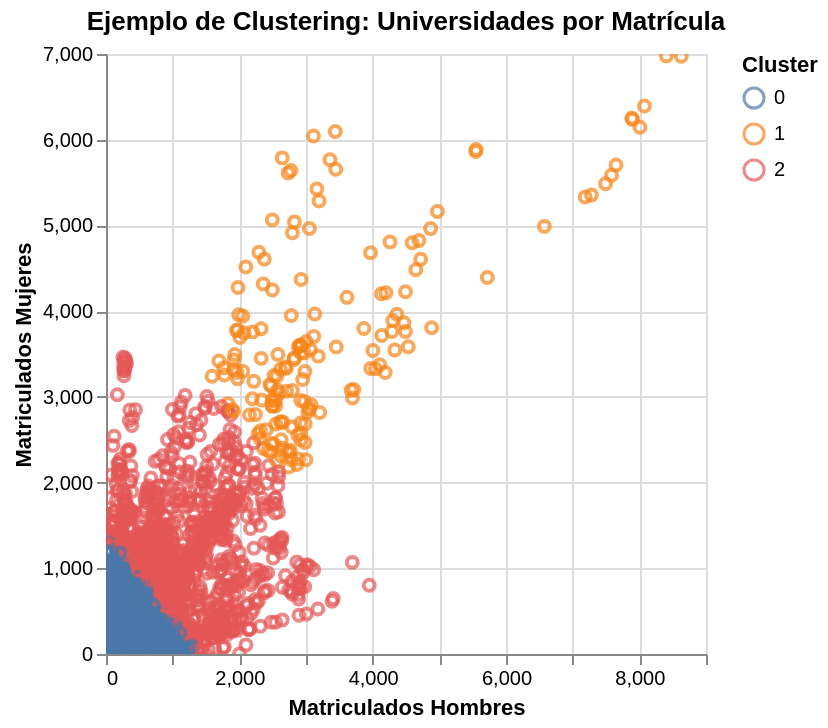

Notebook cell for this chart:
### Markdown cell above
#### 3. Clustering

El clustering es una técnica de aprendizaje no supervisado para agrupar puntos de datos similares. Aquí, visualizaremos tres clusters distintos.

### Code cell
import altair as alt
import pandas as pd
from sklearn.cluster import KMeans
from sklearn.preprocessing import StandardScaler

# Usar el DataFrame 'df' existente para el ejemplo de clustering
# Seleccionamos las características numéricas para el clustering
features_for_clustering = ['matriculados_hombres', 'matriculados_mujeres']

# Crear un subconjunto del DataFrame y eliminar filas con valores nulos
data_clustering_raw = df[features_for_clustering].dropna().copy()

# Asegurarse de que los datos sean numéricos y positivos para evitar problemas con la escala
data_clustering_raw['matriculados_hombres'] = pd.to_numeric(data_clustering_raw['matriculados_hombres'])
data_clustering_raw['matriculados_mujeres'] = pd.to_numeric(data_clustering_raw['matriculados_mujeres'])

# Filtrar filas donde ambas columnas son cero, ya que no aportan a la diferenciación de clusters
data_clustering_raw = data_clustering_raw[(data_clustering_raw['matriculados_hombres'] > 0) | (data_clustering_raw['matriculados_mujeres'] > 0)]

if not data_clustering_raw.empty:
    # Escalar los datos para que el algoritmo de clustering funcione mejor
    scaler = StandardScaler()
    scaled_features = scaler.fit_transform(data_clustering_raw[features_for_clustering])

    # Aplicar K-Means (elegir un número de clusters, por ejemplo, 3)
    kmeans = KMeans(n_clusters=3, random_state=42, n_init=10) # n_init para evitar warnings
    data_clustering_raw['cluster'] = kmeans.fit_predict(scaled_features)

    # Convertir la columna de cluster a string para Altair
    data_clustering_raw['cluster_label'] = data_clustering_raw['cluster'].astype(str)

    # Visualización de los clusters
    chart_clustering = alt.Chart(data_clustering_raw).mark_point(opacity=0.7).encode(
        x=alt.X('matriculados_hombres', title='Matriculados Hombres'),
        y=alt.Y('matriculados_mujeres', title='Matriculados Mujeres'),
        color=alt.Color('cluster_label', title='Cluster'),
        tooltip=[
            alt.Tooltip('matriculados_hombres', title='Hombres'),
            alt.Tooltip('matriculados_mujeres', title='Mujeres'),
            alt.Tooltip('cluster_label', title='Cluster')
        ]
    ).properties(
        title='Ejemplo de Clustering: Universidades por Matrícula'
    ).interactive()

    display(chart_clustering)
else:
    print("No hay datos suficientes para el clustering después de la limpieza.")

### Figure 1 — Vega specification as saved in the notebook (floating-point values rounded to 4 significant figures; data arrays with more than 128 entries replaced by an {"elided": "..."} marker saying what was removed)
{"$schema": "https://vega.github.io/schema/vega/v5.json", "data": [{"name": "param_101_store"}, {"name": "source_0", "values": {"elided": "7760 records"}}, {"name": "source_0_x_domain_matriculados_hombres", "values": [{"min": 0, "max": 8628}]}, {"name": "source_0_y_domain_matriculados_mujeres", "values": [{"min": 0, "max": 6978}]}, {"name": "source_0_color_domain_cluster_label", "values": [{"cluster_label": "0"}, {"cluster_label": "2"}, {"cluster_label": "1"}]}], "signals": [{"name": "unit", "value": {}, "on": [{"events": "pointermove", "update": "isTuple(group()) ? group() : unit"}]}, {"name": "param_101", "update": "vlSelectionResolve(\"param_101_store\", \"union\")"}, {"name": "param_101_matriculados_hombres", "on": [{"events": [{"source": "view", "type": "dblclick"}], "update": "null"}, {"events": {"signal": "param_101_translate_delta"}, "update": "panLinear(param_101_translate_anchor.extent_x, -param_101_translate_delta.x / width)"}, {"events": {"signal": "param_101_zoom_delta"}, "update": "zoomLinear(domain(\"x\"), param_101_zoom_anchor.x, param_101_zoom_delta)"}]}, {"name": "param_101_matriculados_mujeres", "on": [{"events": [{"source": "view", "type": "dblclick"}], "update": "null"}, {"events": {"signal": "param_101_translate_delta"}, "update": "panLinear(param_101_translate_anchor.extent_y, param_101_translate_delta.y / height)"}, {"events": {"signal": "param_101_zoom_delta"}, "update": "zoomLinear(domain(\"y\"), param_101_zoom_anchor.y, param_101_zoom_delta)"}]}, {"name": "param_101_tuple", "on": [{"events": [{"signal": "param_101_matriculados_hombres || param_101_matriculados_mujeres"}], "update": "param_101_matriculados_hombres && param_101_matriculados_mujeres ? {unit: \"\", fields: param_101_tuple_fields, values: [param_101_matriculados_hombres,param_101_matriculados_mujeres]} : null"}]}, {"name": "param_101_tuple_fields", "value": [{"field": "matriculados_hombres", "channel": "x", "type": "R"}, {"field": "matriculados_mujeres", "channel": "y", "type": "R"}]}, {"name": "param_101_translate_anchor", "value": {}, "on": [{"events": [{"source": "scope", "type": "pointerdown"}], "update": "{x: x(unit), y: y(unit), extent_x: domain(\"x\"), extent_y: domain(\"y\")}"}]}, {"name": "param_101_translate_delta", "value": {}, "on": [{"events": [{"source": "window", "between": [{"source": "scope", "type": "pointerdown"}, {"source": "window", "type": "pointerup"}], "type": "pointermove", "consume": true}], "update": "{x: param_101_translate_anchor.x - x(unit), y: param_101_translate_anchor.y - y(unit)}"}]}, {"name": "param_101_zoom_anchor", "on": [{"events": [{"source": "scope", "type": "wheel", "consume": true}], "update": "{x: invert(\"x\", x(unit)), y: invert(\"y\", y(unit))}"}]}, {"name": "param_101_zoom_delta", "on": [{"events": [{"source": "scope", "type": "wheel", "consume": true}], "update": "pow(1.001, event.deltaY * pow(16, event.deltaMode))", "force": true}]}, {"name": "param_101_modify", "on": [{"events": {"signal": "param_101_tuple"}, "update": "modify(\"param_101_store\", param_101_tuple, true)"}]}], "marks": [{"type": "symbol", "name": "marks", "from": {"data": "source_0"}, "encode": {"update": {"fill": {"value": "transparent"}, "tooltip": {"signal": "{\"Hombres\": format(datum[\"matriculados_hombres\"], \"\"), \"Mujeres\": format(datum[\"matriculados_mujeres\"], \"\"), \"Cluster\": isValid(datum[\"cluster_label\"]) ? datum[\"cluster_label\"] : \"\"+datum[\"cluster_label\"]}"}, "x": {"field": "matriculados_hombres", "scale": "x"}, "stroke": {"field": "cluster_label", "scale": "color"}, "opacity": {"value": 0.7}, "y": {"field": "matriculados_mujeres", "scale": "y"}}}, "interactive": true, "clip": true, "style": ["point"]}], "scales": [{"name": "x", "type": "linear", "domain": [{"signal": "(data(\"source_0_x_domain_matriculados_hombres\")[0] || {}).min"}, {"signal": "(data(\"source_0_x_domain_matriculados_hombres\")[0] || {}).max"}], "range": [0, {"signal": "width"}], "domainRaw": {"signal": "param_101[\"matriculados_hombres\"]"}, "nice": true, "zero": true}, {"name": "y", "type": "linear", "domain": [{"signal": "(data(\"source_0_y_domain_matriculados_mujeres\")[0] || {}).min"}, {"signal": "(data(\"source_0_y_domain_matriculados_mujeres\")[0] || {}).max"}], "range": [{"signal": "height"}, 0], "domainRaw": {"signal": "param_101[\"matriculados_mujeres\"]"}, "nice": true, "zero": true}, {"name": "color", "type": "ordinal", "domain": {"data": "source_0_color_domain_cluster_label", "field": "cluster_label", "sort": true}, "range": "category"}], "axes": [{"scale": "x", "aria": false, "domain": false, "labels": false, "orient": "bottom", "zindex": 0, "gridScale": "y", "ticks": false, "maxExtent": 0, "minExtent": 0, "tickCount": {"signal": "ceil(width/40)"}, "grid": true}, {"scale": "y", "domain": false, "tickCount": {"signal": "ceil(height/40)"}, "zindex": 0, "grid": true, "ticks": false, "labels": false, "maxExtent": 0, "gridScale": "x", "aria": false, "orient": "left", "minExtent": 0}, {"scale": "x", "labelOverlap": true, "orient": "bottom", "zindex": 0, "title": "Matriculados Hombres", "tickCount": {"signal": "ceil(width/40)"}, "grid": false, "labelFlush": true}, {"scale": "y", "grid": false, "title": "Matriculados Mujeres", "tickCount": {"signal": "ceil(height/40)"}, "zindex": 0, "labelOverlap": true, "orient": "left"}], "title": {"text": "Ejemplo de Clustering: Universidades por Matrícula", "frame": "group"}, "legends": [{"title": "Cluster", "stroke": "color", "symbolType": "circle", "encode": {"symbols": {"update": {"fill": {"value": "transparent"}, "opacity": {"value": 0.7}}}}}], "height": 300, "background": "white", "style": "cell", "padding": 5, "width": 300}
